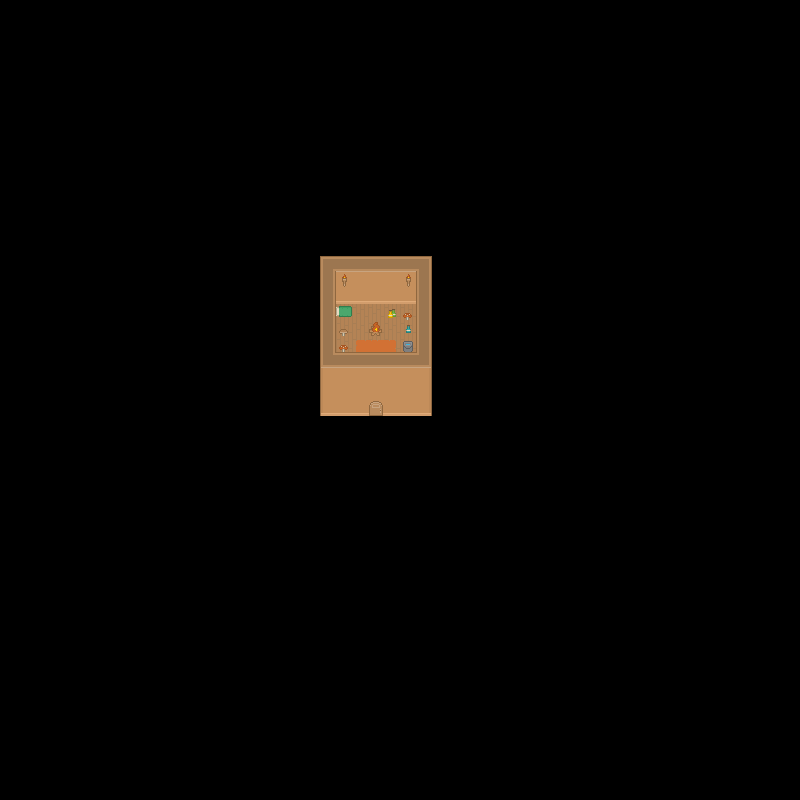

A 2D game scene composited from a Tiled map and its tileset images. What follows is a short description and the map's XML, with each tile layer's data collapsed to a summary:
An orthogonal 50x50 tile map with 16x16 px tiles, 6 tile layers (ground, WALL, top wall, Paths, ...).

<map version="1.0" tiledversion="1.1.6" orientation="orthogonal" renderorder="right-down" width="50" height="50" tilewidth="16" tileheight="16" infinite="0" nextobjectid="1">
 <tileset firstgid="1" source="rrrroguelikeSheet_transparent.tsx" />
 <layer name="ground" width="50" height="50">
  <data>[2500 cells, 15 non-empty, 1 distinct tile ids]</data>
 </layer>
 <layer name="WALL" width="50" height="50">
  <data>[2500 cells, 32 non-empty, 7 distinct tile ids]</data>
 </layer>
 <layer name="top wall" width="50" height="50">
  <data>[2500 cells, 24 non-empty, 7 distinct tile ids]</data>
 </layer>
 <layer name="Paths" width="50" height="50">
  <data>[2500 cells, 10 non-empty, 9 distinct tile ids]</data>
 </layer>
 <layer name="Doors" width="50" height="50">
  <data>[2500 cells, 1 non-empty, 1 distinct tile ids]</data>
 </layer>
 <layer name="Decoration" width="50" height="50">
  <data>[2500 cells, 2 non-empty, 1 distinct tile ids]</data>
 </layer>
</map>
